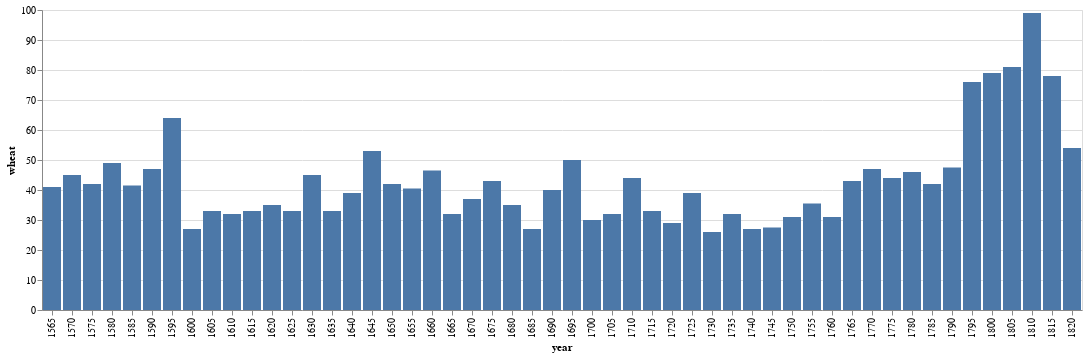

The code cell stored with this chart in its notebook:
### Markdown cell above
## Bar chart

Next up is the trusty ol' bar chart, which we demonstrate using the wheat dataset. This chart is challenging because it spans two and a half centuries of yearly data, leading to a wide chart with the default settings. Did you turn your head to read the year labels on the x-axis? Or to figure out that the y-axis title reads `wheat`? Surely there must be a better way.

### Code cell
barchart = (
    alt.Chart(wheat)
    .mark_bar()
    .encode(x="year:O", y="wheat:Q", tooltip=["year:O", "wheat:Q"])
)
barchart

### Figure 1 — Vega-Lite specification as saved in the notebook (floating-point values rounded to 4 significant figures)
{"config": {"view": {"continuousWidth": 300, "continuousHeight": 300}}, "data": {"name": "data-76d1ce26ea5761007c35827e1564d86c"}, "mark": {"type": "bar"}, "encoding": {"tooltip": [{"field": "year", "type": "ordinal"}, {"field": "wheat", "type": "quantitative"}], "x": {"field": "year", "type": "ordinal"}, "y": {"field": "wheat", "type": "quantitative"}}, "$schema": "https://vega.github.io/schema/vega-lite/v5.16.3.json", "datasets": {"data-76d1ce26ea5761007c35827e1564d86c": [{"year": 1565, "wheat": 41.0, "wages": 5.0}, {"year": 1570, "wheat": 45.0, "wages": 5.05}, {"year": 1575, "wheat": 42.0, "wages": 5.08}, {"year": 1580, "wheat": 49.0, "wages": 5.12}, {"year": 1585, "wheat": 41.5, "wages": 5.15}, {"year": 1590, "wheat": 47.0, "wages": 5.25}, {"year": 1595, "wheat": 64.0, "wages": 5.54}, {"year": 1600, "wheat": 27.0, "wages": 5.61}, {"year": 1605, "wheat": 33.0, "wages": 5.69}, {"year": 1610, "wheat": 32.0, "wages": 5.78}, {"year": 1615, "wheat": 33.0, "wages": 5.94}, {"year": 1620, "wheat": 35.0, "wages": 6.01}, {"year": 1625, "wheat": 33.0, "wages": 6.12}, {"year": 1630, "wheat": 45.0, "wages": 6.22}, {"year": 1635, "wheat": 33.0, "wages": 6.3}, {"year": 1640, "wheat": 39.0, "wages": 6.37}, {"year": 1645, "wheat": 53.0, "wages": 6.45}, {"year": 1650, "wheat": 42.0, "wages": 6.5}, {"year": 1655, "wheat": 40.5, "wages": 6.6}, {"year": 1660, "wheat": 46.5, "wages": 6.75}, {"year": 1665, "wheat": 32.0, "wages": 6.8}, {"year": 1670, "wheat": 37.0, "wages": 6.9}, {"year": 1675, "wheat": 43.0, "wages": 7.0}, {"year": 1680, "wheat": 35.0, "wages": 7.3}, {"year": 1685, "wheat": 27.0, "wages": 7.6}, {"year": 1690, "wheat": 40.0, "wages": 8.0}, {"year": 1695, "wheat": 50.0, "wages": 8.5}, {"year": 1700, "wheat": 30.0, "wages": 9.0}, {"year": 1705, "wheat": 32.0, "wages": 10.0}, {"year": 1710, "wheat": 44.0, "wages": 11.0}, {"year": 1715, "wheat": 33.0, "wages": 11.75}, {"year": 1720, "wheat": 29.0, "wages": 12.5}, {"year": 1725, "wheat": 39.0, "wages": 13.0}, {"year": 1730, "wheat": 26.0, "wages": 13.3}, {"year": 1735, "wheat": 32.0, "wages": 13.6}, {"year": 1740, "wheat": 27.0, "wages": 14.0}, {"year": 1745, "wheat": 27.5, "wages": 14.5}, {"year": 1750, "wheat": 31.0, "wages": 15.0}, {"year": 1755, "wheat": 35.5, "wages": 15.7}, {"year": 1760, "wheat": 31.0, "wages": 16.5}, {"year": 1765, "wheat": 43.0, "wages": 17.6}, {"year": 1770, "wheat": 47.0, "wages": 18.5}, {"year": 1775, "wheat": 44.0, "wages": 19.5}, {"year": 1780, "wheat": 46.0, "wages": 21.0}, {"year": 1785, "wheat": 42.0, "wages": 23.0}, {"year": 1790, "wheat": 47.5, "wages": 25.5}, {"year": 1795, "wheat": 76.0, "wages": 27.5}, {"year": 1800, "wheat": 79.0, "wages": 28.5}, {"year": 1805, "wheat": 81.0, "wages": 29.5}, {"year": 1810, "wheat": 99.0, "wages": 30.0}, {"year": 1815, "wheat": 78.0, "wages": null}, {"year": 1820, "wheat": 54.0, "wages": null}]}}
